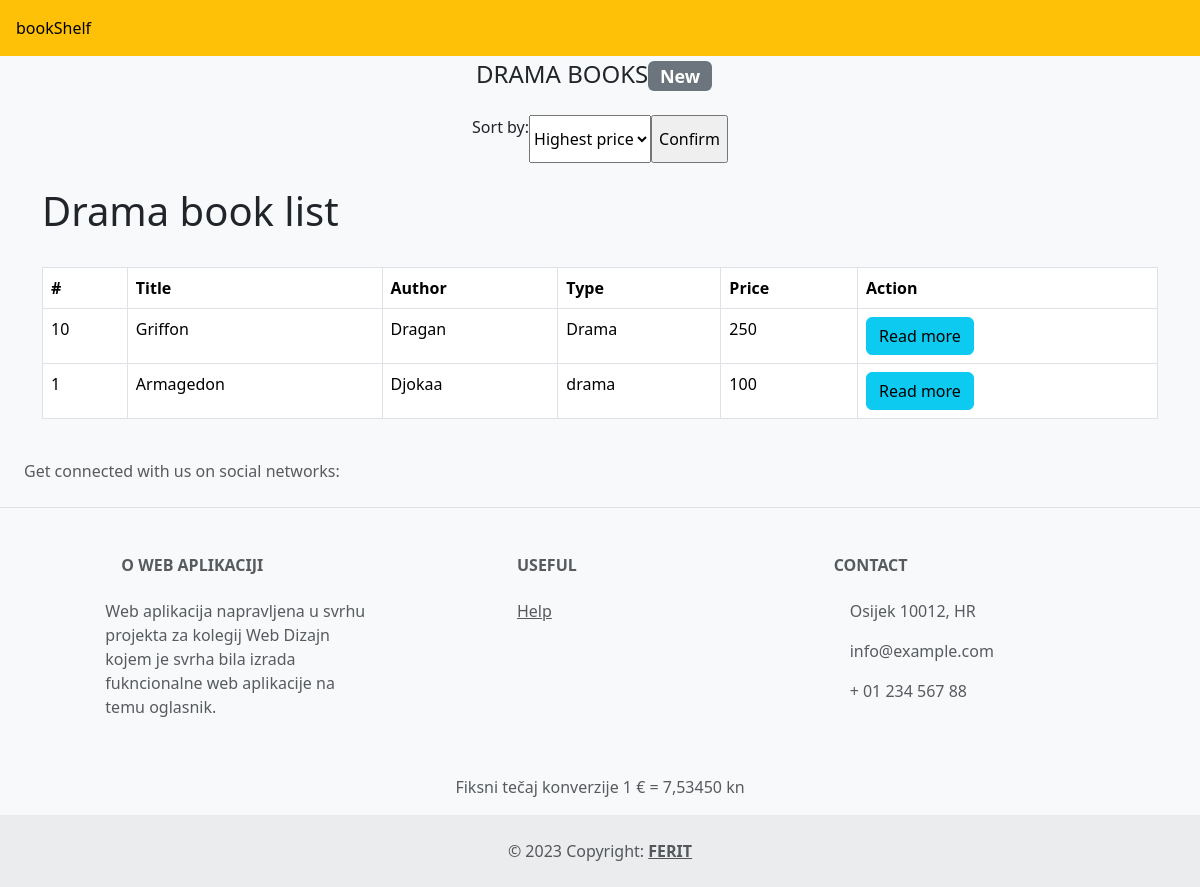
The page /oglasnik/dramaPageHighestPrice.php on the database its author committed.
### tables this page shows
CREATE TABLE `books` (
  `id` int(11) NOT NULL,
  `title` varchar(128) NOT NULL,
  `author` varchar(128) NOT NULL,
  `type` varchar(50) NOT NULL,
  `description` text NOT NULL,
  `price` int(50) NOT NULL,
  `pub_date` date NOT NULL DEFAULT current_timestamp(),
  `creator` varchar(128) NOT NULL,
  `contact` text NOT NULL
);

### oglasnik/dramaPageHighestPrice.php (the view, shortened to what this page needs)
<!DOCTYPE html>
<html lang="en">
<head>
  <link href="https://cdn.jsdelivr.net/npm/bootstrap@5.3.2/dist/css/bootstrap.min.css" rel="stylesheet">
  <link rel="stylesheet" href="style.css">
</head>
<body class="bg-light">
  <header>
        <div class="row bg-warning p-3">
            <div class="col" id="oglasnikLink">
                <a href="index.php">bookShelf</a>
            </div>
            <div class="col"></div>
            <div class="col"></div>
            <div class="col"></div>
            <div class="col"></div>
            <div class="col"></div>
            <div class="col"></div>
            <div class="col"></div>
            <div class="col"></div>
            <div class="col"></div>
            <div class="col"></div>
            <div class="col"></div>
        </div>
    </header>
  <main>
    <article class="container-fluid mt-1 pagination justify-content-center">
      <h4>DRAMA BOOKS<span class="badge bg-secondary">New</span></h4>
    </article>
    <section class="mt-3">
      <form action="dramaProcess.php" class="pagination justify-content-center" method="POST">
        <label for="cars">Sort by: </label>
        <select name="cars" id="cars">
          <option value="highestPrice">Highest price</option>
        </select>
        <br><br>
        <input type="submit" value="Confirm">
      </form>
    </section>
    <div class="container">
        <header class="d-flex justify-content-between my-4">
            <h1>Drama book list</h1>
        </header>
        <table class="table table-bordered">
            <thead>
                <tr>
                    <th>#</th>
                    <th>Title</th>
                    <th>Author</th>
                    <th>Type</th>
                    <th>Price</th>
                    <th>Action</th>
                </tr>
            </thead>
            <tbody>
                <?php
                include("connectBookDB.php");
                $sql = "SELECT * FROM books WHERE type = 'drama' ORDER BY price DESC";
                $result = mysqli_query($conn, $sql);
                while($row = mysqli_fetch_array($result)){
                ?>
                    <tr>
                        <td><?php echo $row["id"] ?></td>
                        <td><?php echo $row["title"] ?></td>
                        <td><?php echo $row["author"] ?></td>
                        <td><?php echo $row["type"] ?></td>
                        <td><?php echo $row["price"] ?></td>
                        <td>
                            <a href="viewBook.php?id=<?php echo $row["id"]; ?>" class="btn btn-info">Read more</a>
                        </td>
                    </tr>
                <?php
                    }
                ?>
            </tbody>
        </table>
    </div>
  </main>
  <footer class="text-center text-lg-start bg-light text-muted">
    <section class="d-flex justify-content-center justify-content-lg-between p-4 border-bottom">
      <div class="me-5 d-none d-lg-block">
        <span>Get connected with us on social networks:</span>
      </div>
      <div>
      </div>
    </section>
    <section class="">
      <div class="container text-center text-md-start mt-5">
        <div class="row mt-3">
          <div class="col-md-3 col-lg-4 col-xl-3 mx-auto mb-4">
            <h6 class="text-uppercase fw-bold mb-4">
              <i class="fas fa-gem me-3"></i>O web aplikaciji
            </h6>
            <p>
              Web aplikacija napravljena u svrhu projekta za kolegij Web Dizajn kojem je svrha bila izrada fukncionalne web aplikacije na temu oglasnik.
            </p>
          </div>
          <div class="col-md-3 col-lg-2 col-xl-2 mx-auto mb-4">
            <h6 class="text-uppercase fw-bold mb-4">
              Useful
            </h6>
            <p>
              <a href="#!" class="text-reset">Help</a>
            </p>
          </div>
          <div class="col-md-4 col-lg-3 col-xl-3 mx-auto mb-md-0 mb-4">
            <h6 class="text-uppercase fw-bold mb-4">Contact</h6>
            <p><i class="fas fa-home me-3"></i> Osijek 10012, HR</p>
            <p>
              info@example.com
            </p>
            <p><i class="fas fa-phone me-3"></i> + 01 234 567 88</p>
          </div>
        </div>
        <p>
          <p class="text-center">Fiksni tečaj konverzije 1 € = 7,53450 kn</p>
        </p>
      </div>
    </section>
    <div class="text-center p-4" style="background-color: rgba(0, 0, 0, 0.05);">
      © 2023 Copyright:
      <a class="text-reset fw-bold" href="https://www.ferit.unios.hr/">FERIT</a>
    </div>
  </footer>
</body>
</html>

### rows shown on the page
books: id "10", title "Griffon", author "Dragan", type "Drama", price "250"
books: id "1", title "Armagedon", author "Djokaa", type "drama", price "100"
